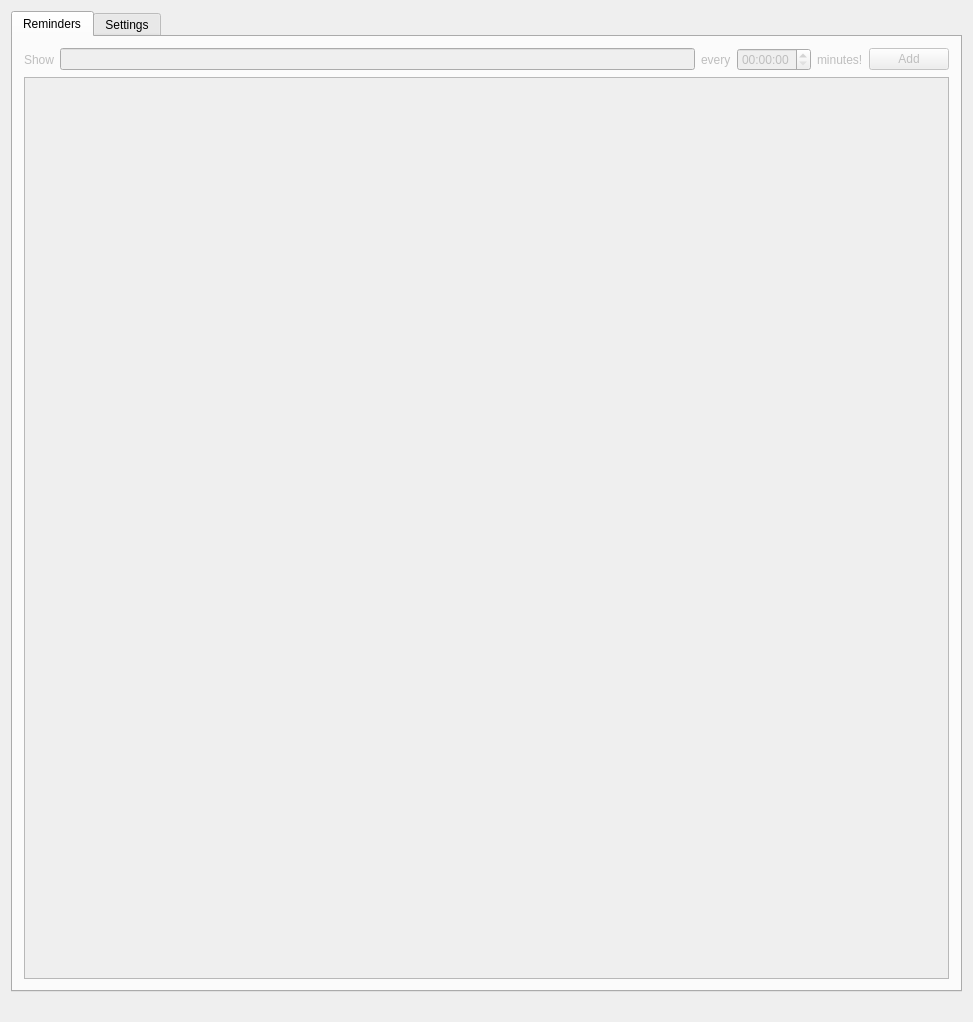
<?xml version="1.0" encoding="UTF-8"?>
<ui version="4.0">
 <class>MainWindow</class>
 <widget class="QMainWindow" name="MainWindow">
  <property name="geometry">
   <rect>
    <x>0</x>
    <y>0</y>
    <width>973</width>
    <height>1022</height>
   </rect>
  </property>
  <property name="sizePolicy">
   <sizepolicy hsizetype="Fixed" vsizetype="Fixed">
    <horstretch>0</horstretch>
    <verstretch>0</verstretch>
   </sizepolicy>
  </property>
  <property name="minimumSize">
   <size>
    <width>973</width>
    <height>1022</height>
   </size>
  </property>
  <property name="maximumSize">
   <size>
    <width>973</width>
    <height>1022</height>
   </size>
  </property>
  <property name="windowTitle">
   <string>Helper</string>
  </property>
  <property name="windowIcon">
   <iconset theme="window-new">
    <normaloff/>
   </iconset>
  </property>
  <property name="tabShape">
   <enum>QTabWidget::Rounded</enum>
  </property>
  <widget class="QWidget" name="centralWidget">
   <property name="sizePolicy">
    <sizepolicy hsizetype="Minimum" vsizetype="Minimum">
     <horstretch>0</horstretch>
     <verstretch>0</verstretch>
    </sizepolicy>
   </property>
   <layout class="QGridLayout" name="gridLayout">
    <item row="0" column="0">
     <widget class="QTabWidget" name="tabWidget">
      <property name="sizePolicy">
       <sizepolicy hsizetype="Minimum" vsizetype="Minimum">
        <horstretch>0</horstretch>
        <verstretch>0</verstretch>
       </sizepolicy>
      </property>
      <property name="currentIndex">
       <number>0</number>
      </property>
      <widget class="QWidget" name="tab_reminders">
       <property name="enabled">
        <bool>false</bool>
       </property>
       <attribute name="title">
        <string>Reminders</string>
       </attribute>
       <layout class="QGridLayout" name="gridLayout_8">
        <item row="0" column="0">
         <widget class="QLabel" name="label_1_show">
          <property name="text">
           <string>Show</string>
          </property>
         </widget>
        </item>
        <item row="0" column="1">
         <widget class="QLineEdit" name="reminder_text"/>
        </item>
        <item row="0" column="2">
         <widget class="QLabel" name="label_2_every">
          <property name="text">
           <string>every</string>
          </property>
         </widget>
        </item>
        <item row="0" column="3">
         <widget class="QTimeEdit" name="reminder_minutes">
          <property name="currentSection">
           <enum>QDateTimeEdit::MinuteSection</enum>
          </property>
          <property name="calendarPopup">
           <bool>true</bool>
          </property>
         </widget>
        </item>
        <item row="0" column="4">
         <widget class="QLabel" name="label_3_minutes">
          <property name="text">
           <string>minutes!</string>
          </property>
         </widget>
        </item>
        <item row="0" column="5">
         <widget class="QPushButton" name="reminder_add">
          <property name="text">
           <string>Add</string>
          </property>
         </widget>
        </item>
        <item row="1" column="0" colspan="6">
         <widget class="QListWidget" name="list_reminders"/>
        </item>
       </layout>
      </widget>
      <widget class="QWidget" name="tab_settings">
       <attribute name="title">
        <string>Settings</string>
       </attribute>
       <layout class="QGridLayout" name="gridLayout_9"/>
      </widget>
     </widget>
    </item>
   </layout>
  </widget>
  <widget class="QMenuBar" name="menuBar">
   <property name="geometry">
    <rect>
     <x>0</x>
     <y>0</y>
     <width>973</width>
     <height>19</height>
    </rect>
   </property>
  </widget>
  <widget class="QStatusBar" name="statusBar">
   <property name="enabled">
    <bool>true</bool>
   </property>
   <property name="sizeGripEnabled">
    <bool>false</bool>
   </property>
  </widget>
 </widget>
 <layoutdefault spacing="6" margin="11"/>
 <resources/>
 <connections/>
</ui>
